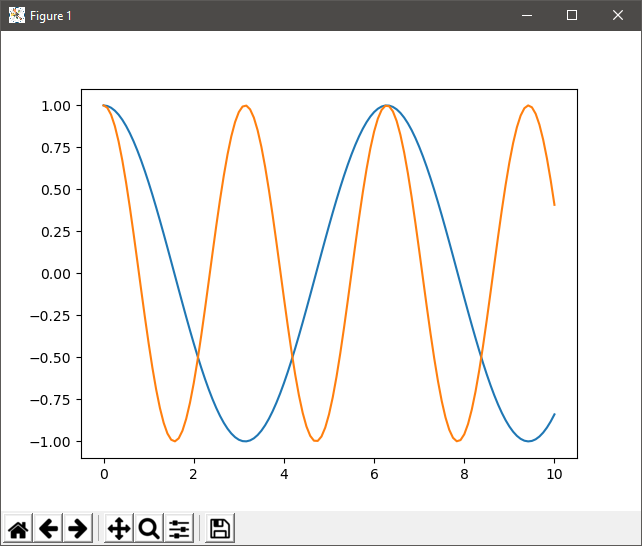

This chart was generated by the following Python code:
import matplotlib.pyplot as plt
import numpy as np
x = np.linspace(0, 10, 121)
plt.plot(x, np.cos(x))
plt.plot(x, np.cos(2*x))
plt.show()
